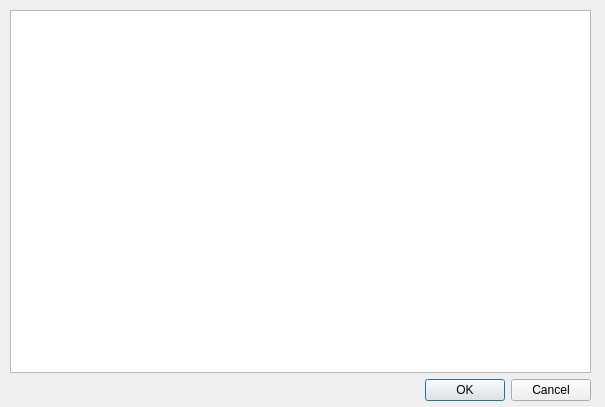
<?xml version="1.0" encoding="UTF-8"?>
<ui version="4.0">
 <class>DTablaAssays</class>
 <widget class="QDialog" name="DTablaAssays">
  <property name="geometry">
   <rect>
    <x>0</x>
    <y>0</y>
    <width>605</width>
    <height>407</height>
   </rect>
  </property>
  <property name="windowTitle">
   <string>Dialog</string>
  </property>
  <widget class="QWidget" name="">
   <property name="geometry">
    <rect>
     <x>10</x>
     <y>10</y>
     <width>581</width>
     <height>391</height>
    </rect>
   </property>
   <layout class="QVBoxLayout" name="verticalLayout">
    <item>
     <widget class="QTableView" name="tableView"/>
    </item>
    <item>
     <widget class="QDialogButtonBox" name="buttonBox">
      <property name="orientation">
       <enum>Qt::Horizontal</enum>
      </property>
      <property name="standardButtons">
       <set>QDialogButtonBox::Cancel|QDialogButtonBox::Ok</set>
      </property>
     </widget>
    </item>
   </layout>
  </widget>
 </widget>
 <resources/>
 <connections>
  <connection>
   <sender>buttonBox</sender>
   <signal>accepted()</signal>
   <receiver>DTablaAssays</receiver>
   <slot>accept()</slot>
   <hints>
    <hint type="sourcelabel">
     <x>248</x>
     <y>254</y>
    </hint>
    <hint type="destinationlabel">
     <x>157</x>
     <y>274</y>
    </hint>
   </hints>
  </connection>
  <connection>
   <sender>buttonBox</sender>
   <signal>rejected()</signal>
   <receiver>DTablaAssays</receiver>
   <slot>reject()</slot>
   <hints>
    <hint type="sourcelabel">
     <x>316</x>
     <y>260</y>
    </hint>
    <hint type="destinationlabel">
     <x>286</x>
     <y>274</y>
    </hint>
   </hints>
  </connection>
 </connections>
</ui>
